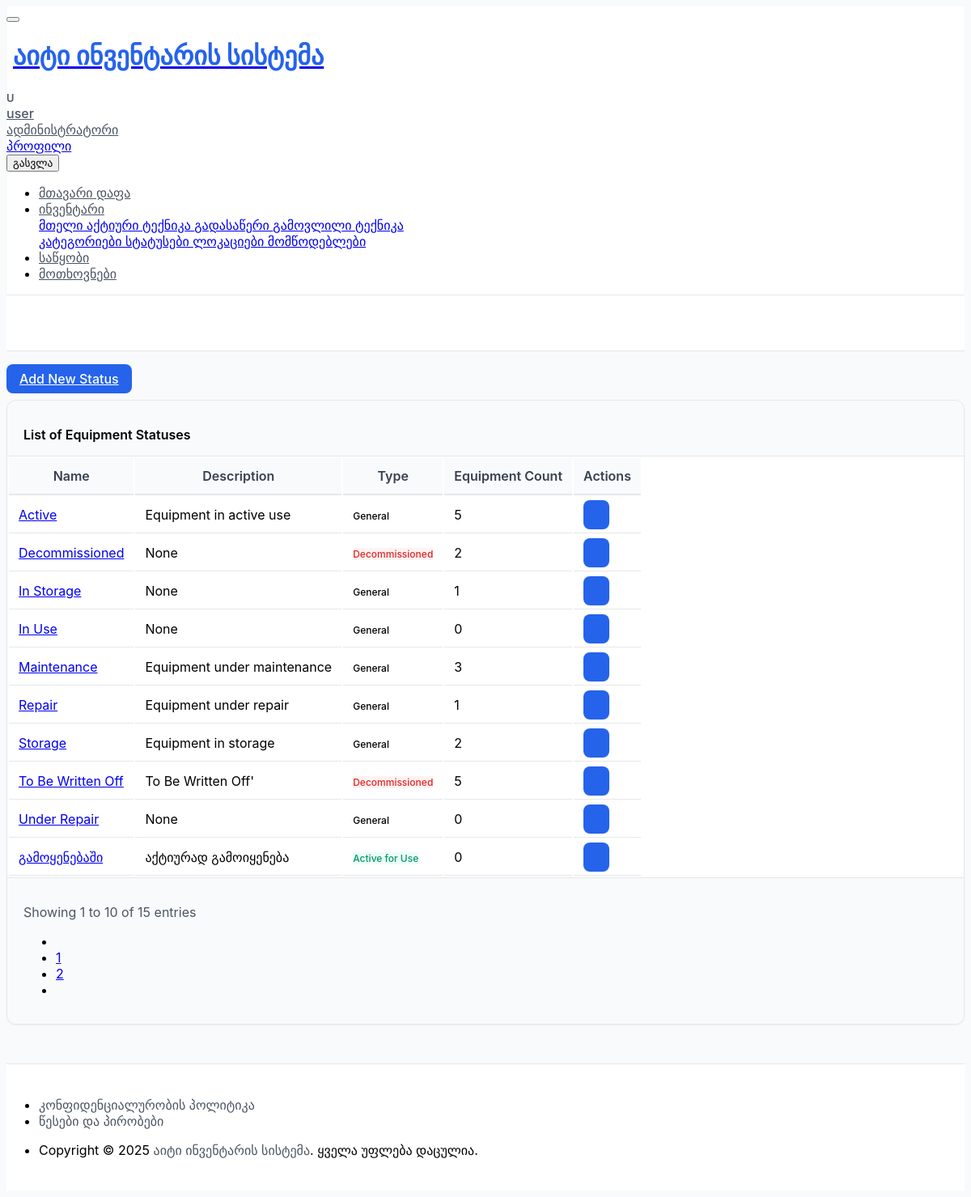
The page /inventory/statuses/ (signed in) on the database its author committed.
### inventory/models.py (models this page shows, shortened)
class Status(models.Model):
    name = models.CharField(
        _("Status Name"),
        max_length=50,
        unique=True,
        help_text=_("ტექნიკის მიმდინარე მდგომარეობის დასახელება (მაგ., ექსპლუატაციაშია, საწყობშია, რემონტშია, ჩამოწერილია).")
    )
    description = models.TextField(
        _("Description"),
        blank=True,
        null=True,
        help_text=_("სტატუსის მოკლე აღწერა (არასავალდებულო).")
    )
    is_active_for_use = models.BooleanField(
        _("Is Active for Use"),
        default=False,
        help_text=_("აღნიშნავს, რომ ამ სტატუსის მქონე ტექნიკა გამოსაყენებლად ვარგისია/მზადაა (მაგ. 'ექსპლუატაციაშია').")
    )
    is_decommissioned = models.BooleanField(
        _("Is Decommissioned"),
        default=False,
        help_text=_("აღნიშნავს, რომ ამ სტატუსის მქონე ტექნიკა სამუდამოდ გამოსულია მწყობრიდან/ჩამოწერილია.")
    )
    is_in_storage = models.BooleanField(
        _("Is In Storage"),
        default=False,
        help_text=_("აღნიშნავს, რომ ამ სტატუსის მქონე ტექნიკა საწყობში ინახება და ხელმისაწვდომია გასაცემად.")
    )
    is_marked_for_write_off = models.BooleanField(
        _("Is Marked for Write-Off"),
        default=False,
        help_text=_("აღნიშნავს, რომ ამ სტატუსის მქონე ტექნიკა მონიშნულია ჩამოსაწერად, მაგრამ ჯერ არ არის საბოლოოდ ჩამოწერილი.")
    )
    class Meta:
        verbose_name = _("Equipment Status")
        verbose_name_plural = _("Equipment Statuses")
        ordering = ['name']

### inventory/views.py (the view)
# urls.py: path('statuses/', views.StatusListView.as_view(), name='status_list'),
class StatusListView(LoginRequiredMixin, PermissionRequiredMixin, ListView):
    model = Status
    template_name = 'inventory/status_list.html'
    context_object_name = 'statuses'
    permission_required = 'inventory.view_status'
    paginate_by = 10
    def get_context_data(self, **kwargs):
        context = super().get_context_data(**kwargs)
        context['page_title'] = _("Equipment Statuses")
        context['can_add_status'] = self.request.user.has_perm('inventory.add_status')
        return context

### inventory/templates/inventory/status_list.html (shortened to what this page needs)
{% extends "core/base.html" %}
{% load i18n static %}
{% block content %}
<div class="container-xl">
    <div class="d-flex justify-content-end mb-3">
        {% if perms.inventory.add_status %}
        <a href="{% url 'inventory:status_create' %}" class="btn btn-primary">
             {% trans "Add New Status" %}
        </a>
        {% endif %}
    </div>
    <div class="card">
        <div class="card-header">
            <h3 class="card-title">{% trans "List of Equipment Statuses" %}</h3>
        </div>
        {% if statuses %}
            <div class="table-responsive">
                <table class="table table-vcenter card-table table-striped table-hover">
                    <thead>
                        <tr>
                            <th>{% trans "Name" %}</th>
                            <th>{% trans "Description" %}</th>
                            <th>{% trans "Type" %}</th>
                            <th>{% trans "Equipment Count" %}</th>
                            <th class="w-1">{% trans "Actions" %}</th>
                        </tr>
                    </thead>
                    <tbody>
                    {% for status_item in statuses %}
                        <tr>
                            <td>
                                {% if perms.inventory.change_status %}
                                    <a href="{% url 'inventory:status_update' status_item.pk %}">{{ status_item.name }}</a>
                                {% else %}
                                    {{ status_item.name }}
                                {% endif %}
                            </td>
                            <td data-label="{% trans "Description" %}">{{ status_item.description|truncatewords:15|default:"-" }}</td>
                            <td data-label="{% trans "Type" %}">
                                {% if status_item.is_decommissioned %}
                                    <span class="badge bg-danger-lt">{% trans "Decommissioned" %}</span>
                                {% elif status_item.is_marked_for_write_off %}
                                    <span class="badge bg-warning-lt">{% trans "Marked for Write-Off" %}</span>
                                {% elif status_item.is_in_storage %}
                                    <span class="badge bg-info-lt">{% trans "In Storage" %}</span>
                                {% elif status_item.is_active_for_use %}
                                    <span class="badge bg-success-lt">{% trans "Active for Use" %}</span>
                                {% else %}
                                    <span class="badge bg-secondary-lt">{% trans "General" %}</span>
                                {% endif %}
                            </td>
                            <td data-label="{% trans "Equipment Count" %}">{{ status_item.equipment_items_with_status.count }}</td>
                            <td>
                                <div class="btn-list flex-nowrap">
                                    {% if perms.inventory.change_status %}
                                    <a href="{% url 'inventory:status_update' status_item.pk %}" class="btn btn-primary" title="{% trans "Edit" %}">
                                    </a>
                                    {% endif %}
                                </div>
                            </td>
                        </tr>
                    {% endfor %}
                    </tbody>
                </table>
            </div>
        {% endif %}
        {% if is_paginated %}
        <div class="card-footer d-flex align-items-center">
            <p class="m-0 text-muted">
            </p>
            <ul class="pagination m-0 ms-auto">
                {% if page_obj.has_previous %}
                    <li class="page-item"><a class="page-link" href="?page={{ page_obj.previous_page_number }}{% for key, value in request.GET.items %}{% if key != 'page' %}&{{ key }}={{ value }}{% endif %}{% endfor %}"><i class="ti ti-chevron-left"></i></a></li>
                {% else %}
                    <li class="page-item disabled"><a class="page-link" href="#" tabindex="-1" aria-disabled="true"></a></li>
                {% endif %}
                {% for num in page_obj.paginator.page_range %}
                    {% if page_obj.number == num %}
                        <li class="page-item active"><a class="page-link" href="#">{{ num }}</a></li>
                    {% elif num > page_obj.number|add:'-3' and num < page_obj.number|add:'3' %}
                        <li class="page-item"><a class="page-link" href="?page={{ num }}{% for key, value in request.GET.items %}{% if key != 'page' %}&{{ key }}={{ value }}{% endif %}{% endfor %}">{{ num }}</a></li>
                    {% endif %}
                {% endfor %}
                {% if page_obj.has_next %}
                    <li class="page-item"></li>
                {% else %}
                    <li class="page-item disabled"><a class="page-link" href="#" tabindex="-1" aria-disabled="true"><i class="ti ti-chevron-right"></i></a></li>
                {% endif %}
            </ul>
        </div>
        {% endif %}
    </div>
</div>
{% endblock content %}

### core/templates/core/_navigation.html (shortened to what this page needs)
{% load i18n static %}
<header class="navbar navbar-expand-md d-print-none navbar-light navbar-sticky">
    <div class="container-xl">
        <button class="navbar-toggler" type="button" data-bs-toggle="collapse" data-bs-target="#navbar-menu" aria-controls="navbar-menu" aria-expanded="false" aria-label="{% trans 'მენიუს გახსნა' %}">
        </button>
        <h1 class="navbar-brand navbar-brand-autodark d-none-navbar-horizontal pe-0 pe-md-3">
            <a href="{% url 'core:dashboard' %}" aria-label="{% trans 'მთავარი გვერდი' %}">
                <span class="d-none d-sm-inline-block fw-bold text-primary">{% trans "აიტი ინვენტარის სისტემა" %}</span>
            </a>
        </h1>
        <div class="navbar-nav flex-row order-md-last">
            {% if user.is_authenticated %}
                <div class="nav-item dropdown">
                    <a href="#" class="nav-link d-flex lh-1 text-reset p-0" data-bs-toggle="dropdown" aria-label="{% trans 'მომხმარებლის მენიუს გახსნა' %}">
                        <span class="avatar avatar-sm bg-primary text-white">{{ user.get_username|slice:":1"|upper }}</span>
                        <div class="d-none d-xl-block ps-2">
                            <div class="fw-medium">{{ user.get_username }}</div>
                            <div class="mt-1 small text-muted">{% if user.is_staff %}{% trans "ადმინისტრატორი" %}{% else %}{% trans "მომხმარებელი" %}{% endif %}</div>
                        </div>
                    </a>
                    <div class="dropdown-menu dropdown-menu-end dropdown-menu-arrow">
                        <a href="#" class="dropdown-item"> {% trans "პროფილი" %}</a>
                        <form id="logout-form-nav" method="post" action="{% url 'core:logout' %}" class="mb-0">
                            <button type="submit" class="dropdown-item"> {% trans "გასვლა" %}</button>
                        </form>
                    </div>
                </div>
            {% endif %}
        </div>
        <div class="collapse navbar-collapse" id="navbar-menu">
            <ul class="navbar-nav mt-2 mt-md-0">
                <li class="nav-item {% if request.resolver_match.url_name == 'dashboard' and request.resolver_match.namespace == 'core' %}active{% endif %}">
                    <a class="nav-link" href="{% url 'core:dashboard' %}">
                        <span class="nav-link-title">{% trans "მთავარი დაფა" %}</span>
                    </a>
                </li>
                {% if user.is_authenticated %}
                    {% if user.is_staff %}
                        <li class="nav-item dropdown {% if request.resolver_match.app_name == 'inventory' %}active{% endif %}">
                            <a class="nav-link dropdown-toggle" href="#navbar-inventory" data-bs-toggle="dropdown" data-bs-auto-close="outside" role="button" aria-expanded="false">
                                <span class="nav-link-title">
                                    {% trans "ინვენტარი" %}
                                </span>
                            </a>
                            <div class="dropdown-menu">
                                <a class="dropdown-item {% if request.resolver_match.url_name == 'equipment_list' %}active{% endif %}" href="{% url 'inventory:equipment_list' %}">
                                    {% trans "მთელი აქტიური ტექნიკა" %}
                                </a>
                                <a class="dropdown-item {% if request.resolver_match.url_name == 'marked_for_write_off_list' %}active{% endif %}" href="{% url 'inventory:marked_for_write_off_list' %}">
                                    {% trans "გადასაწერი" %}
                                </a>
                                <a class="dropdown-item {% if request.resolver_match.url_name == 'decommissioned_list' %}active{% endif %}" href="{% url 'inventory:decommissioned_list' %}">
                                    {% trans "გამოვლილი ტექნიკა" %}
                                </a>
                                <a class="dropdown-item {% if request.resolver_match.url_name == 'category_list' %}active{% endif %}" href="{% url 'inventory:category_list' %}">
                                    {% trans "კატეგორიები" %}
                                </a>
                                <a class="dropdown-item {% if request.resolver_match.url_name == 'status_list' %}active{% endif %}" href="{% url 'inventory:status_list' %}">
                                    {% trans "სტატუსები" %}
                                </a>
                                <a class="dropdown-item {% if request.resolver_match.url_name == 'location_list' %}active{% endif %}" href="{% url 'inventory:location_list' %}">
                                    {% trans "ლოკაციები" %}
                                </a>
                                <a class="dropdown-item {% if request.resolver_match.url_name == 'supplier_list' %}active{% endif %}" href="{% url 'inventory:supplier_list' %}">
                                    {% trans "მომწოდებლები" %}
                                </a>
                            </div>
                        </li>
                        <li class="nav-item {% if request.resolver_match.app_name == 'warehouse' and request.resolver_match.url_name == 'stockitem_list' %}active{% endif %}">
                            <a class="nav-link" href="{% url 'warehouse:stockitem_list' %}">
                                <span class="nav-link-title">{% trans "საწყობი" %}</span>
                            </a>
                        </li>
                        <li class="nav-item {% if request.resolver_match.app_name == 'requests_app' and request.resolver_match.url_name == 'admin_request_list' %}active{% endif %}">
                            <a class="nav-link" href="{% url 'requests_app:admin_request_list' %}">
                                <span class="nav-link-title">{% trans "მოთხოვნები" %}</span>
                            </a>
                        </li>
                    {% endif %}
                {% endif %}
            </ul>
        </div>
    </div>
</header>

### static/core/css/custom.css (style rules this page uses)
:root { --primary-color: #2563eb; --primary-light: #eff6ff; --secondary-color: #64748b; --success-color: #059669; --success-light: #ecfdf5; --warning-color: #d97706; --warning-light: #fffbeb; --danger-color: #dc2626; --danger-light: #fef2f2; --info-color: #0891b2; --info-light: #f0f9ff; --light-bg: #f8fafc; --white-bg: #ffffff; --gray-50: #f9fafb; --gray-100: #f3f4f6; --gray-200: #e5e7eb; --gray-300: #d1d5db; --gray-600: #4b5563; --gray-700: #374151; --shadow-sm: 0 1px 2px 0 rgb(0 0 0 / 0.05); --shadow-md: 0 4px 6px -1px rgb(0 0 0 / 0.1), 0 2px 4px -2px rgb(0 0 0 / 0.1); --shadow-lg: 0 10px 15px -3px rgb(0 0 0 / 0.1), 0 4px 6px -4px rgb(0 0 0 / 0.1); }
body { background-color: var(--gray-50) !important; font-family: 'Inter', -apple-system, BlinkMacSystemFont, "Segoe UI", Roboto, sans-serif; }
.card { background-color: var(--white-bg); border: 1px solid var(--gray-200); box-shadow: var(--shadow-sm); border-radius: 12px; transition: all 0.2s ease-in-out; }
.btn { border-radius: 8px; font-weight: 500; padding: 0.5rem 1rem; transition: all 0.2s ease-in-out; box-shadow: var(--shadow-sm); }
.btn-primary { background-color: var(--primary-color); border-color: var(--primary-color); color: white; }
.navbar { background-color: var(--white-bg) !important; border-bottom: 1px solid var(--gray-200); box-shadow: var(--shadow-sm); }
.navbar-brand { font-weight: 700; color: var(--primary-color) !important; }
.nav-link { color: var(--gray-600) !important; font-weight: 500; transition: color 0.2s ease-in-out; }
.card-header { background-color: var(--gray-50); border-bottom: 1px solid var(--gray-200); border-radius: 12px 12px 0 0 !important; padding: 1rem 1.25rem; }
.card-footer { background-color: var(--gray-50); border-top: 1px solid var(--gray-200); border-radius: 0 0 12px 12px !important; padding: 1rem 1.25rem; }
.bg-success-lt { background-color: var(--success-light) !important; color: var(--success-color); }
.bg-danger-lt { background-color: var(--danger-light) !important; color: var(--danger-color); }
.avatar { border-radius: 50%; display: inline-flex; align-items: center; justify-content: center; font-weight: 600; text-transform: uppercase; }
.text-muted { color: var(--gray-600) !important; }
.fw-medium { font-weight: 500 !important; }
.mb-3 { margin-bottom: 1rem !important; }
.text-primary { color: var(--primary-color) !important; }
.table { background-color: var(--white-bg); }
.table th { background-color: var(--gray-50); border-bottom: 2px solid var(--gray-200); font-weight: 600; color: var(--gray-700); padding: 0.75rem; }
.table td { padding: 0.75rem; border-bottom: 1px solid var(--gray-200); vertical-align: middle; }
.card-title { font-size: 1rem; font-weight: 600; }
.card-header .card-title { margin-bottom: 0; }
.avatar { font-weight: 600; font-size: 0.8rem; }
.badge { font-size: 0.75rem; font-weight: 500; }

### rows shown on the page
Status: name "Active", description "Equipment in active use", equipment_items_with_status.count "5"
Status: name "Decommissioned", description "None", equipment_items_with_status.count "2"
Status: name "In Storage", description "None", equipment_items_with_status.count "1"
Status: name "In Use", description "None", equipment_items_with_status.count "0"
Status: name "Maintenance", description "Equipment under maintenance", equipment_items_with_status.count "3"
Status: name "Repair", description "Equipment under repair", equipment_items_with_status.count "1"
Status: name "Storage", description "Equipment in storage", equipment_items_with_status.count "2"
Status: name "To Be Written Off", description "To Be Written Off'", equipment_items_with_status.count "5"
Status: name "Under Repair", description "None", equipment_items_with_status.count "0"
Status: name "გამოყენებაში", description "აქტიურად გამოიყენება", equipment_items_with_status.count "0"

### other values the page prints
{{ user.get_username|slice:":1"|upper }} "U"
{{ user.get_username }} "user"
{{ num }} "1"
{{ num }} "2"
